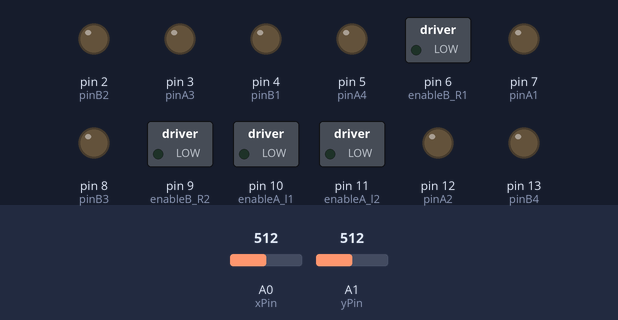
Bench run of a sketch on a simulated Arduino Uno, built with avr-gcc and run on an emulated ATmega328P. Shown: switched loads named in the sketch (green lamp = pin HIGH), output pins drawn as LEDs (lit = HIGH). Inputs (shaded band) come from the test bench; at power-on: A0 (xPin) = 512, A1 (yPin) = 512.

Above: at 1.2 s.
1.3 s: A0 (xPin) set to 504
At 1.6 s:
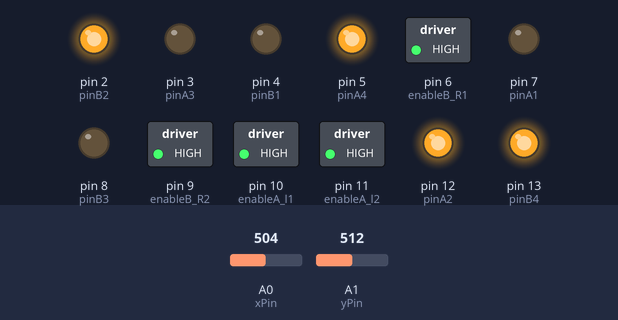
2.8 s: A1 (yPin) set to 494
At 4.0 s:
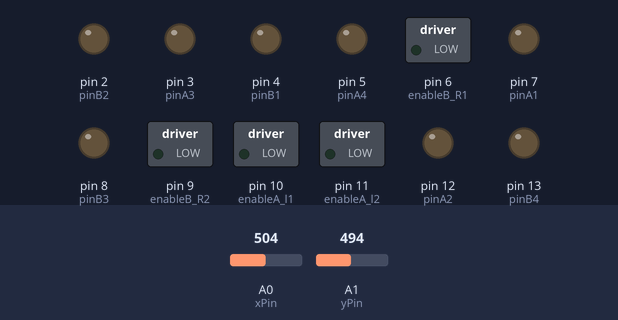
4.3 s: A0 (xPin) set to 521
At 5.1 s:
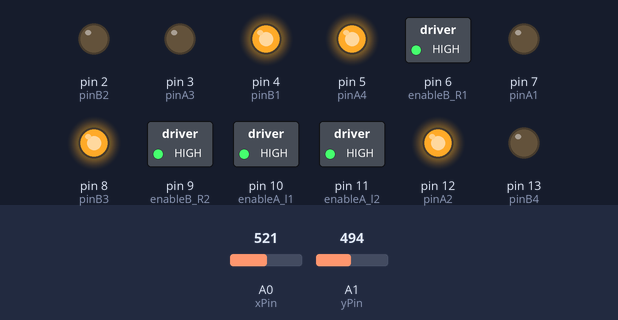
5.8 s: A0 (xPin) set to 160
At 6.3 s:
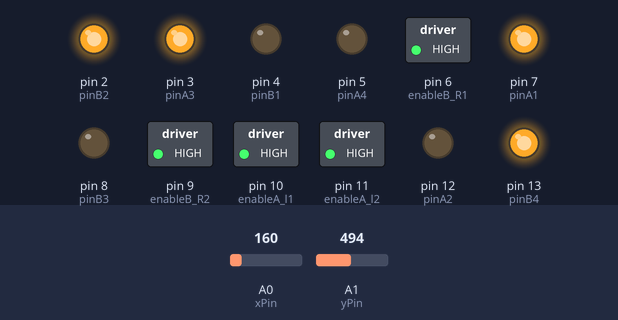
7.3 s: A0 (xPin) set to 188
At 8.5 s:
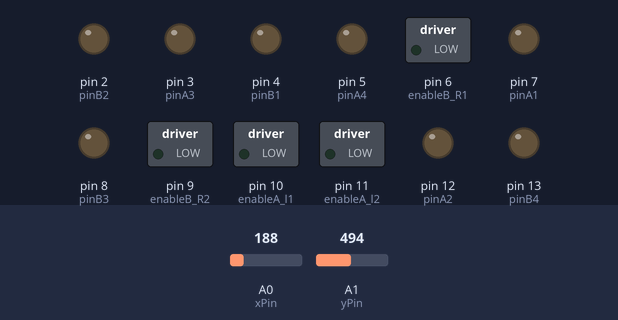
8.8 s: A1 (yPin) set to 160
At 9.8 s:
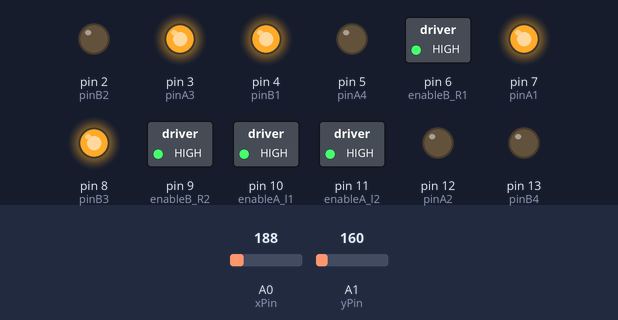
Timing chart, 0 to 11.3 s (numbered marks = the images above; inputs shaded):
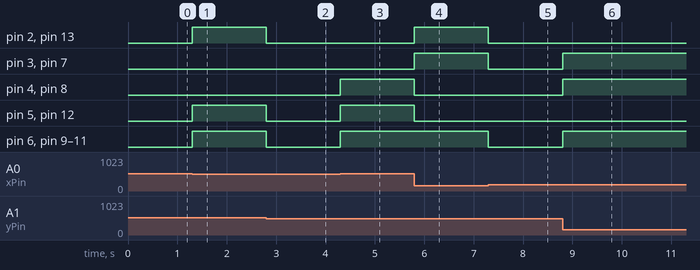

Measured:
- the behaviour switches between 512 and 511 on A0 (xPin) (found by bisection; images 0 and 1)
- the behaviour switches between 501 and 500 on A1 (yPin) (found by bisection; images 1 and 2)
- the behaviour switches between 169 and 170 on A0 (xPin) (found by bisection; images 4 and 5)
- after the input at 1.3 s, pin 2 (pinB2), pin 5 (pinA4), pin 6 (enableB_R1), pin 9 (enableB_R2), pin 10 (enableA_l1), pin 11 (enableA_l2), pin 12 (pinA2), pin 13 (pinB4): LOW → HIGH at once
- after the input at 2.8 s, pin 2 (pinB2), pin 5 (pinA4), pin 6 (enableB_R1), pin 9 (enableB_R2), pin 10 (enableA_l1), pin 11 (enableA_l2), pin 12 (pinA2), pin 13 (pinB4): HIGH → LOW at once
- after the input at 4.3 s, pin 4 (pinB1), pin 5 (pinA4), pin 6 (enableB_R1), pin 8 (pinB3), pin 9 (enableB_R2), pin 10 (enableA_l1), pin 11 (enableA_l2), pin 12 (pinA2): LOW → HIGH at once
- after the input at 5.8 s, pin 2 (pinB2), pin 3 (pinA3), pin 7 (pinA1), pin 13 (pinB4): LOW → HIGH at once; pin 4 (pinB1), pin 5 (pinA4), pin 8 (pinB3), pin 12 (pinA2): HIGH → LOW at once
- after the input at 7.3 s, pin 2 (pinB2), pin 3 (pinA3), pin 6 (enableB_R1), pin 7 (pinA1), pin 9 (enableB_R2), pin 10 (enableA_l1), pin 11 (enableA_l2), pin 13 (pinB4): HIGH → LOW at once
- after the input at 8.8 s, pin 3 (pinA3), pin 4 (pinB1), pin 6 (enableB_R1), pin 7 (pinA1), pin 8 (pinB3), pin 9 (enableB_R2), pin 10 (enableA_l1), pin 11 (enableA_l2): LOW → HIGH at once

The sketch:

base2.ino
```cpp
// Motor A pins"left motors" (enableA_l1 = enableA_l2 = enable motor, pinA1 = forward, pinA2 = backward)
int enableA_l1 = 10;
int enableA_l2 = 11;
int pinA1 = 7;
int pinA2 = 12;
int pinA3 = 3;
int pinA4 = 5;

//Motor B pins"right motors"  (enabledB_R1 = enableB_R2 = enable motor, pinB1 = forward, pinB2 = backward)
int enableB_R1 = 6;
int enableB_R2 = 9;
int pinB1 = 4;
int pinB2 = 2;
int pinB3 = 8;
int pinB4 = 13;
//joystick

int x_axis = 0 ;
int y_axis = 0 ;
int yPin = A1;
int xPin = A0;
int xPosition = 0;
int yPosition = 0;

void setup() {
 pinMode(enableA_l1, OUTPUT);
 pinMode(enableA_l2, OUTPUT);
 pinMode(pinA1, OUTPUT);
 pinMode(pinA2, OUTPUT);
 pinMode(pinA3, OUTPUT);
 pinMode(pinA4, OUTPUT);
 pinMode(enableB_R1, OUTPUT);
 pinMode(enableB_R2, OUTPUT);
 pinMode(pinB1, OUTPUT);
 pinMode(pinB2, OUTPUT);
 pinMode(pinB3, OUTPUT);
 pinMode(pinB4, OUTPUT);
 pinMode(xPin, INPUT);
 pinMode(yPin, INPUT);


 }

 void loop() {
joystick();

if (y_axis==1 && x_axis==0)
  Forward();
/*else if (y_axis==1 && x_axis==1)
    forwardRight();
else if (y_axis ==1 && x_axis==-1)
    forwardLeft();*/
else if (y_axis ==0 && x_axis==1)
  turnRight();
else if (y_axis==-1 && x_axis==0)
  Backward();
else if (x_axis==-1 && y_axis==0)
  turnLeft();
else motorCoast();
/*else if (x_axis==1 && y_axis ==-1)
    backwardRight();
else if (y_axis ==-1 && x_axis==-1)
    backwardLeft();*/


}


 //motor A controls
void Forward()
{
 digitalWrite(pinA1, 0);
 digitalWrite(pinA2, 1);
 digitalWrite(pinA3, 0);
 digitalWrite(pinA4, 1);
 digitalWrite(pinB1, 0);
 digitalWrite(pinB2, 1);
 digitalWrite(pinB3, 0);
 digitalWrite(pinB4, 1);

 analogWrite(enableA_l1, 255);
 analogWrite(enableA_l2, 255);
 analogWrite(enableB_R1, 255);
 analogWrite(enableB_R2, 255);
}

void Backward()
{
 digitalWrite(pinA1, 1);
 digitalWrite(pinA2, 0);
 digitalWrite(pinA3, 1);
 digitalWrite(pinA4, 0);
 digitalWrite(pinB1, 1);
 digitalWrite(pinB2, 0);
 digitalWrite(pinB3, 1);
 digitalWrite(pinB4, 0);
 analogWrite(enableA_l1, 255);
 analogWrite(enableA_l2, 255);
 analogWrite(enableB_R1, 255);
 analogWrite(enableB_R2, 255);
}

void turnLeft()
{
 digitalWrite(pinA1, 1);
 digitalWrite(pinA2, 0);
 digitalWrite(pinA3, 1);
 digitalWrite(pinA4, 0);
 digitalWrite(pinB1, 0);
 digitalWrite(pinB2, 1);
 digitalWrite(pinB3, 0);
 digitalWrite(pinB4, 1);
 analogWrite(enableA_l1, 255);
 analogWrite(enableA_l2, 255);
 analogWrite(enableB_R1, 255);
 analogWrite(enableB_R2, 255);
}


void turnRight()
{
 digitalWrite(pinA1, 0);
 digitalWrite(pinA2, 1);
 digitalWrite(pinA3, 0);
 digitalWrite(pinA4, 1);
 digitalWrite(pinB1, 1);
 digitalWrite(pinB2, 0);
 digitalWrite(pinB3, 1);
 digitalWrite(pinB4, 0);
 analogWrite(enableA_l1, 255);
 analogWrite(enableA_l2, 255);
 analogWrite(enableB_R1, 255);
 analogWrite(enableB_R2, 255);
}


void forwardRight (){
  digitalWrite(pinA1, 0);
  digitalWrite(pinA2, 1);
  digitalWrite(pinB1, 0);
  digitalWrite(pinB2, 1);
  analogWrite(enableA_l1 ,255);
  analogWrite(enableA_l2 ,255);
  analogWrite(enableB_R1 ,128);
  analogWrite(enableB_R2 ,128);
}

void forwardLeft (){
  digitalWrite(pinA1, 0);
  digitalWrite(pinA2, 1);
  digitalWrite(pinB1, 0);
  digitalWrite(pinB2, 1);
  analogWrite(enableA_l1 ,128);
  analogWrite(enableA_l2 ,128);
  analogWrite(enableB_R1 ,255);
  analogWrite(enableB_R2 ,255);
}

void backwardRight (){
  digitalWrite(pinA1, 1);
  digitalWrite(pinA2, 0);
  digitalWrite(pinB1, 1);
  digitalWrite(pinB2, 0);
  analogWrite(enableA_l1 ,128);
  analogWrite(enableA_l2 ,128);
  analogWrite(enableB_R1 ,255);
  analogWrite(enableB_R2 ,255);
}


void backwardLeft (){
  digitalWrite(pinA1, 1);
  digitalWrite(pinA2, 0);
  digitalWrite(pinB1, 1);
  digitalWrite(pinB2, 0);
  analogWrite(enableA_l1 ,255);
  analogWrite(enableA_l2 ,255);
  analogWrite(enableB_R1 ,128);
  analogWrite(enableB_R2 ,128);
}


void motorCoast()
{
 digitalWrite(pinA1, 0);
 digitalWrite(pinA2, 0);
 digitalWrite(pinA3, 0);
 digitalWrite(pinA4, 0);
 digitalWrite(pinB1, 0);
 digitalWrite(pinB2, 0);
 digitalWrite(pinB3, 0);
 digitalWrite(pinB4, 0);
 analogWrite(enableA_l1 ,0);
 analogWrite(enableA_l2 ,0);
 analogWrite(enableB_R1 ,0);
 analogWrite(enableB_R2 ,0);
}

void joystick (){
   xPosition  = analogRead(xPin) ;
 yPosition = analogRead(yPin) ;

if ( xPosition >511 )
 x_axis = 1 ;
else if ( xPosition < 170 )
x_axis = -1 ;
 else if ( xPosition >= 170 && xPosition <= 511)
x_axis = 0 ;

if ( yPosition >500 )
 y_axis = 1 ;
else if ( yPosition < 170 )
 y_axis = -1 ;
else if ( yPosition >= 170 && yPosition <= 500)
 y_axis = 0 ;
}
```
